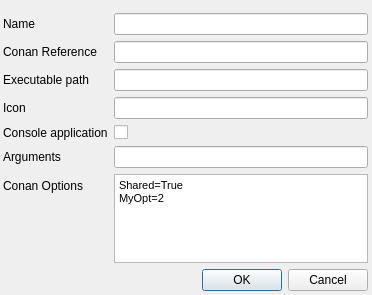
<?xml version="1.0" encoding="UTF-8"?>
<ui version="4.0">
 <class>Dialog</class>
 <widget class="QDialog" name="Dialog">
  <property name="geometry">
   <rect>
    <x>0</x>
    <y>0</y>
    <width>372</width>
    <height>295</height>
   </rect>
  </property>
  <property name="windowTitle">
   <string>Edit App Link</string>
  </property>
  <property name="modal">
   <bool>true</bool>
  </property>
  <widget class="QWidget" name="verticalLayoutWidget">
   <property name="geometry">
    <rect>
     <x>0</x>
     <y>10</y>
     <width>371</width>
     <height>281</height>
    </rect>
   </property>
   <layout class="QVBoxLayout" name="vertical_layout">
    <property name="leftMargin">
     <number>3</number>
    </property>
    <property name="topMargin">
     <number>3</number>
    </property>
    <property name="rightMargin">
     <number>3</number>
    </property>
    <item>
     <layout class="QFormLayout" name="options_layout">
      <item row="1" column="0">
       <widget class="QLabel" name="name_label">
        <property name="text">
         <string>Name</string>
        </property>
       </widget>
      </item>
      <item row="1" column="1">
       <widget class="QLineEdit" name="name_line_edit"/>
      </item>
      <item row="2" column="0">
       <widget class="QLabel" name="conan_ref_label">
        <property name="text">
         <string>Conan Reference</string>
        </property>
       </widget>
      </item>
      <item row="2" column="1">
       <widget class="QLineEdit" name="conan_ref_line_edit"/>
      </item>
      <item row="3" column="0">
       <widget class="QLabel" name="exec_path_label">
        <property name="text">
         <string>Executable path</string>
        </property>
       </widget>
      </item>
      <item row="3" column="1">
       <widget class="QLineEdit" name="exec_path_line_edit"/>
      </item>
      <item row="4" column="0">
       <widget class="QLabel" name="icon_label">
        <property name="text">
         <string>Icon</string>
        </property>
       </widget>
      </item>
      <item row="4" column="1">
       <widget class="QLineEdit" name="icon_line_edit"/>
      </item>
      <item row="5" column="0">
       <widget class="QLabel" name="is_console_app_label">
        <property name="text">
         <string>Console application</string>
        </property>
       </widget>
      </item>
      <item row="5" column="1">
       <widget class="QCheckBox" name="is_console_app_checkbox">
        <property name="text">
         <string/>
        </property>
       </widget>
      </item>
      <item row="6" column="0">
       <widget class="QLabel" name="args_label">
        <property name="text">
         <string>Arguments</string>
        </property>
       </widget>
      </item>
      <item row="6" column="1">
       <widget class="QLineEdit" name="args_line_edit"/>
      </item>
      <item row="7" column="0">
       <widget class="QLabel" name="conan_opts_label">
        <property name="text">
         <string>Conan Options</string>
        </property>
       </widget>
      </item>
      <item row="7" column="1">
       <widget class="QTextEdit" name="conan_opts_text_edit">
        <property name="autoFormatting">
         <set>QTextEdit::AutoNone</set>
        </property>
        <property name="html">
         <string>&lt;!DOCTYPE HTML PUBLIC &quot;-//W3C//DTD HTML 4.0//EN&quot; &quot;http://www.w3.org/TR/REC-html40/strict.dtd&quot;&gt;
&lt;html&gt;&lt;head&gt;&lt;meta name=&quot;qrichtext&quot; content=&quot;1&quot; /&gt;&lt;style type=&quot;text/css&quot;&gt;
p, li { white-space: pre-wrap; }
&lt;/style&gt;&lt;/head&gt;&lt;body style=&quot; font-family:'MS Shell Dlg 2'; font-size:7.875pt; font-weight:400; font-style:normal;&quot;&gt;
&lt;p style=&quot; margin-top:0px; margin-bottom:0px; margin-left:0px; margin-right:0px; -qt-block-indent:0; text-indent:0px;&quot;&gt;Shared=True&lt;/p&gt;
&lt;p style=&quot; margin-top:0px; margin-bottom:0px; margin-left:0px; margin-right:0px; -qt-block-indent:0; text-indent:0px;&quot;&gt;MyOpt=2&lt;/p&gt;&lt;/body&gt;&lt;/html&gt;</string>
        </property>
       </widget>
      </item>
     </layout>
    </item>
    <item>
     <widget class="QDialogButtonBox" name="button_box">
      <property name="orientation">
       <enum>Qt::Horizontal</enum>
      </property>
      <property name="standardButtons">
       <set>QDialogButtonBox::Cancel|QDialogButtonBox::Ok</set>
      </property>
     </widget>
    </item>
   </layout>
  </widget>
 </widget>
 <resources/>
 <connections>
  <connection>
   <sender>button_box</sender>
   <signal>accepted()</signal>
   <receiver>Dialog</receiver>
   <slot>accept()</slot>
   <hints>
    <hint type="sourcelabel">
     <x>248</x>
     <y>254</y>
    </hint>
    <hint type="destinationlabel">
     <x>157</x>
     <y>274</y>
    </hint>
   </hints>
  </connection>
  <connection>
   <sender>button_box</sender>
   <signal>rejected()</signal>
   <receiver>Dialog</receiver>
   <slot>reject()</slot>
   <hints>
    <hint type="sourcelabel">
     <x>316</x>
     <y>260</y>
    </hint>
    <hint type="destinationlabel">
     <x>286</x>
     <y>274</y>
    </hint>
   </hints>
  </connection>
 </connections>
</ui>
